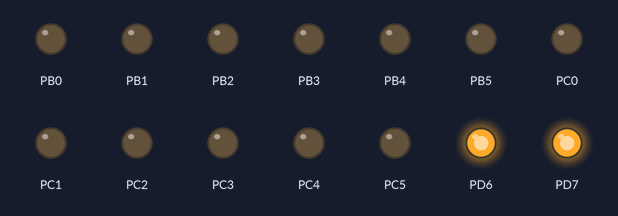
Bench run of a program on a simulated ATmega328P, built with avr-gcc and emulated at 16 MHz. Parts: output pins drawn as LEDs (lit = HIGH).

Above: at 0.1 s.
At 4.1 s:
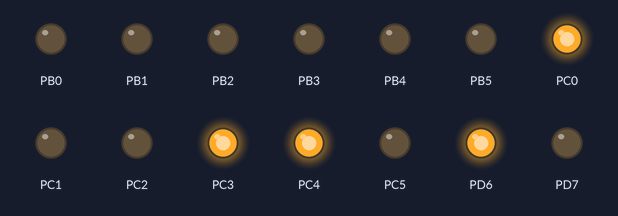
At 9.1 s:
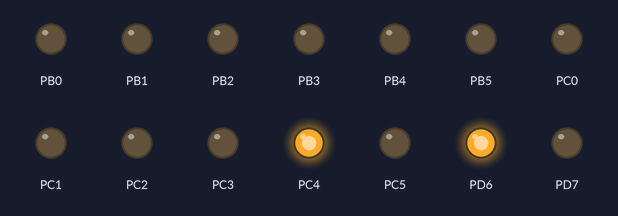
At 19.1 s:
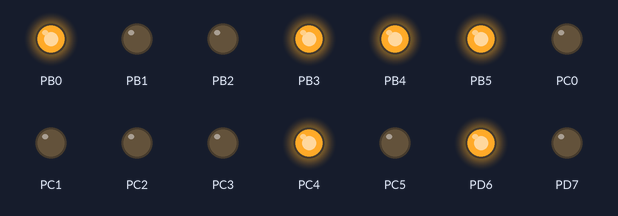
At 29.1 s:
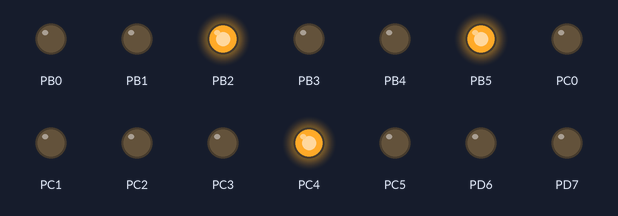
At 39.1 s:
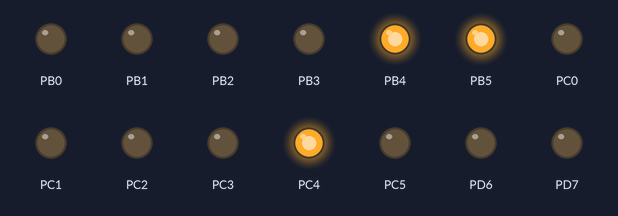
Timing chart, 0 to 40.0 s (numbered marks = the images above):
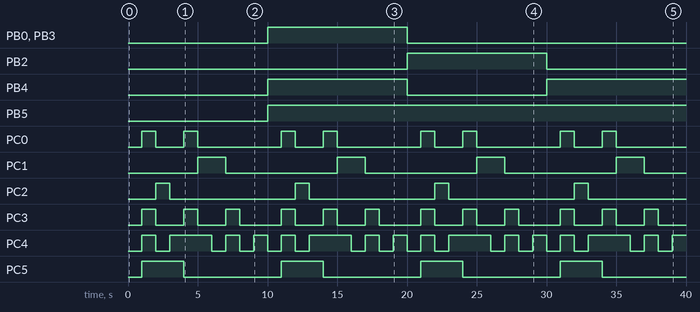

Measured:
- by itself, PB0, PB3: LOW → HIGH at 10.0 s, → LOW 10.0 s later
- by itself, PB2: LOW → HIGH at 20.0 s, → LOW 10.0 s later
- by itself, PB4: LOW → HIGH at 10.0 s, → LOW 10.0 s later, → HIGH 10.0 s later
- by itself, PB5: LOW → HIGH at 10.0 s
- by itself, PC0: repeats every 10.0 s: LOW 2.0 s, HIGH 1.0 s, LOW 6.0 s, HIGH 1.0 s
- by itself, PC1: alternates HIGH for 2.0 s and LOW for 8.0 s
- by itself, PC2: alternates HIGH for 1.0 s and LOW for 9.0 s
- by itself, PC3: repeats every 10.0 s: 2 × (LOW 2.0 s, HIGH 1.0 s), LOW 3.0 s, HIGH 1.0 s

The program:

main.c
```c
/*
 * main.c
 *
 *  Created on: 22 feb. 2018
 *      Author: jande_000
 */
#include <avr/io.h>
#include <util/delay.h>

void digitalNumber(uint8_t number){


//Switch voor elk cijfer van 0 t/m 9 linker en rechter display
  switch(number){

  //Rechterdisplay
  case 0:
      PORTC = (0 << 0);
      PORTD ^= (1 << 7);
      break;
    case 1:
      PORTC = ~(0b11 << 1);
      PORTD |= (1 << 7);
      break;
    case 2:
      PORTC = (0b111001 << 2);
      PORTD &= ~(1 << 7);
      break;
    case 3:
      PORTC = (0b1111 << 4);
      PORTD &= ~(1 << 7);
      break;
    case 4:
      PORTC = ~(1011 << 1);
      PORTD &= ~(1 << 7);
      break;
    case 5:
      PORTC = (0b1001 << 1);
      PORTD &= ~(1 << 7);
      break;
    case 6:
      PORTC = (1 << 1);
      PORTD &= ~(1 << 7);
      break;
    case 7:
      PORTC = (11 << 3);
      PORTD ^= (1 << 7);
      break;
    case 8:
      PORTC = (0 << 0);
      PORTD &= ~(1 << 7);
      break;
    case 9:
      PORTC = (1 << 4);
      PORTD &= ~(1 << 7);
      break;

 //Linkerdisplay
     case 10:
      PORTB = (0 << 0);
      PORTD ^= (1 << 6);
      break;
     case 11:
      PORTB = ~(0b11 << 1);
      PORTD |= (1 << 6);
      break;
     case 12:
      PORTB =  (0b111001 << 2);
      PORTD &= ~(1 << 6);
      break;
     case 13:
      PORTB = (0b1111 << 4);
      PORTD &= ~(1 << 6);
      break;
     case 14:
      PORTB = ~(1011 << 1);
      PORTD &= ~(1 << 6);
      break;
     case 15:
      PORTB = (0b1001 << 1);
      PORTD &= ~(1 << 6);
      break;
     case 16:
      PORTB = (1 << 1);
      PORTD &= ~(1 << 6);
      break;
     case 17:
      PORTB = (11 << 3);
      PORTD ^= (1 << 6);
      break;
     case 18:
      PORTB = (0 << 0);
      PORTD &= ~(1 << 6);
      break;
     case 19:
      PORTB = (1 << 4);
      PORTD &= ~(1 << 6);
      break;
  }
}

int main(void){
  //setup
  DDRC = 0b00111111; //output voor rechterdisplay
  DDRB = 0b00111111; //output voor linkerdisplay
  DDRD = 0b11000000; //output voor middenstrepen op beide displays
  digitalNumber(8); //zet de rechterdisplay op 0
  digitalNumber(18); // zet het linkerdisplay op 0

  while(1){
    //programma
  for(uint8_t i=10;i<20;i++)
    {
      digitalNumber(i); //een for loop voor het bijhouden van de tientallen

      for(uint8_t i=0;i<10;i++)
      {
       digitalNumber(i); //for loop voor het bijhouden van eenheden
       _delay_ms(1000); //wacht 1 seconde voor timer effect
      }
    }
  }
  return 0;
}
```
